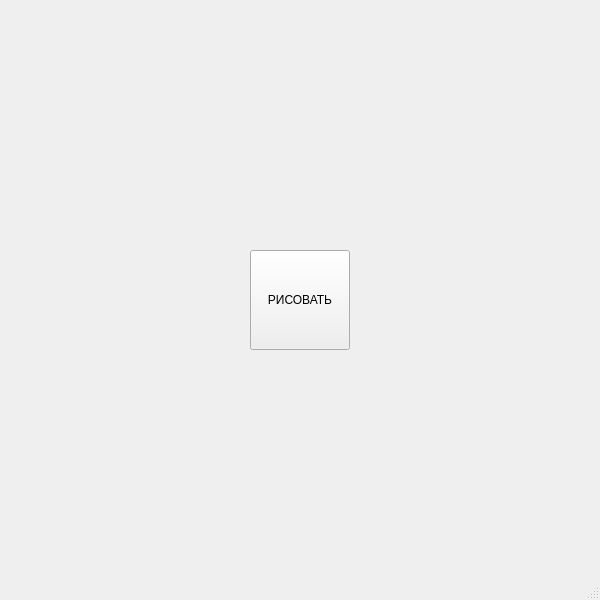
<?xml version="1.0" encoding="UTF-8"?>
<ui version="4.0">
 <class>MainWindow</class>
 <widget class="QMainWindow" name="MainWindow">
  <property name="geometry">
   <rect>
    <x>0</x>
    <y>0</y>
    <width>600</width>
    <height>600</height>
   </rect>
  </property>
  <property name="windowTitle">
   <string>yellowellipse</string>
  </property>
  <widget class="QWidget" name="centralwidget">
   <widget class="QPushButton" name="gothis">
    <property name="geometry">
     <rect>
      <x>250</x>
      <y>250</y>
      <width>100</width>
      <height>100</height>
     </rect>
    </property>
    <property name="text">
     <string>РИСОВАТЬ</string>
    </property>
   </widget>
  </widget>
  <widget class="QMenuBar" name="menubar">
   <property name="geometry">
    <rect>
     <x>0</x>
     <y>0</y>
     <width>399</width>
     <height>26</height>
    </rect>
   </property>
  </widget>
  <widget class="QStatusBar" name="statusbar"/>
 </widget>
 <resources/>
 <connections/>
</ui>
